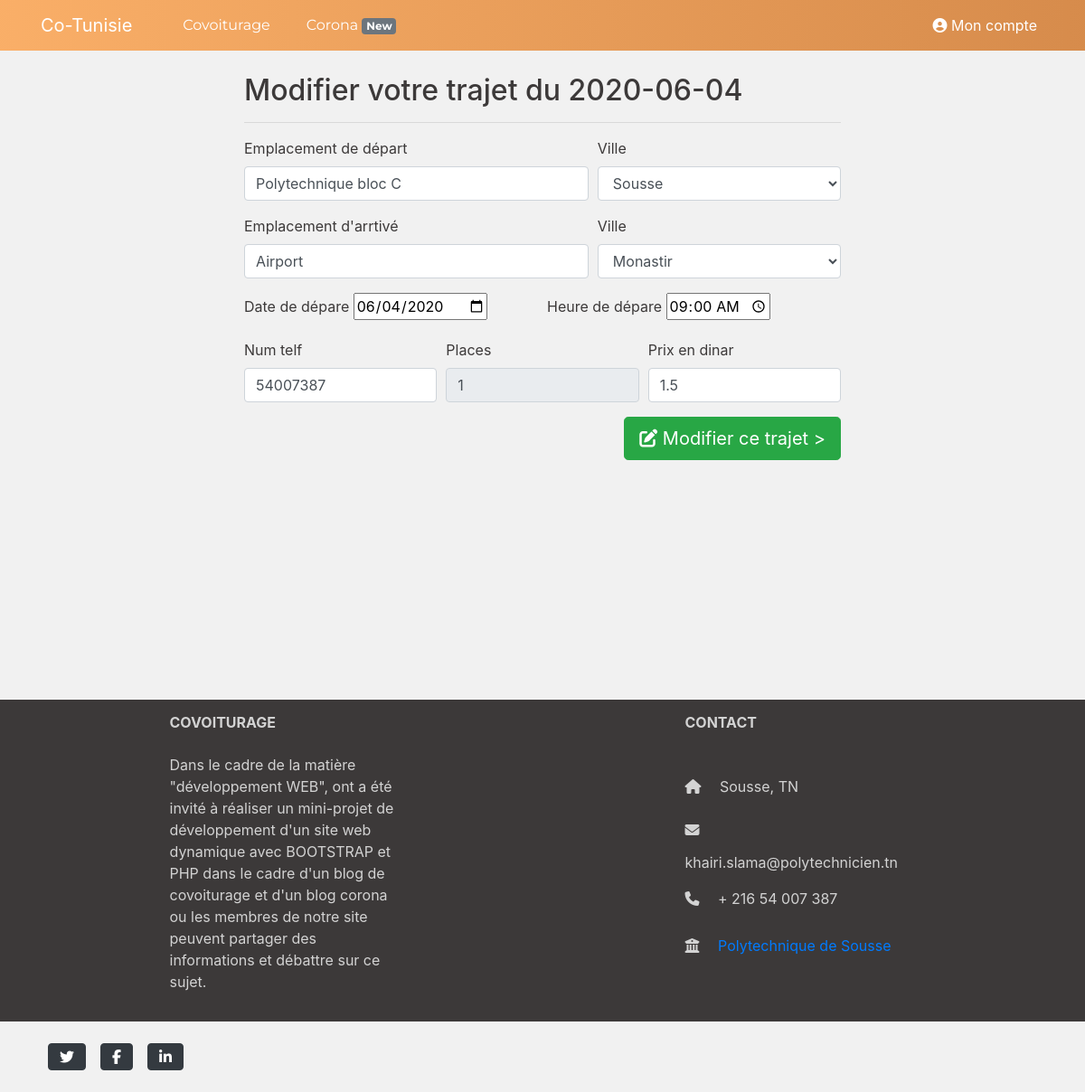
The app's page /edit_trajet.php?trajet=37 (signed in) with its own data.
### tables this page shows
CREATE TABLE `trajet` (
  `id_trajet` int(11) NOT NULL,
  `villeDep` varchar(255) NOT NULL,
  `empDep` varchar(255) NOT NULL,
  `villeArr` varchar(255) NOT NULL,
  `empArr` varchar(255) NOT NULL,
  `ddp` date NOT NULL,
  `tdp` time NOT NULL,
  `num` int(11) NOT NULL,
  `place` int(11) NOT NULL DEFAULT 1,
  `prix` float NOT NULL,
  `id_user` int(11) NOT NULL
);

### edit_trajet.php (the view, shortened to what this page needs)
<?php include("partials/header.php");
if (ISSET($_SESSION['id'])){
    include("Server/Config.php");
    $id_user = $_SESSION['id'];
    $id_trajet = $_GET['trajet'];
    $trajet = mysqli_query($c, "select * from trajet where id_trajet=$id_trajet");
    if (mysqli_num_rows($trajet)== 0) {
        echo "<h1 class=\"text-center\">Il n'ya rien a afficher ici </h1>";
    }else {
        $l = mysqli_fetch_array($trajet);
        if ($id_user != $l[10]) {
            echo "Erreur! vous ne pouvez pas modifier ce trajet";
        } else {
            ?>
            <div style="width: 55%;margin: 25px auto;">
                <h2>Modifier votre trajet du <?= $l[5] ?></h2>
                <hr>
                <form action="" method="POST">
                    <div class="form-row">
                        <div class="form-group col-md-7">
                            <label for="inputCity">Emplacement de départ</label>
                            <input value="<?= $l[2] ?>" type="text" class="form-control" id="inputCity" name="empDep"
                                   required>
                        </div>
                        <div class="form-group col-md-5">
                            <label for="inputState">Ville</label>
                            <select id="inputState" class="form-control" name="villeDep" required>
                                <?php
                                $villes = mysqli_query($c, "select * from villes");
                                while ($v = mysqli_fetch_array($villes)) {
                                    if ($v[1] == $l[1]) {
                                        echo "<option selected>" . $v[1] . "</option>";
                                    } else {
                                        echo "<option>" . $v[1] . "</option>";
                                    }
                                }
                                ?>
                            </select>
                        </div>
                    </div>
                    <div class="form-row">
                        <div class="form-group col-md-7">
                            <label for="inputCity">Emplacement d'arrtivé</label>
                            <input value="<?= $l[4] ?>" type="text" class="form-control" id="inputCity" name="empArr"
                                   required>
                        </div>
                        <div class="form-group col-md-5">
                            <label for="inputState">Ville</label>
                            <select id="inputState" class="form-control" name="villeArr" required>
                                <?php
                                $villes = mysqli_query($c, "select * from villes");
                                while ($v = mysqli_fetch_array($villes)) {
                                    if ($v[1] == $l[3]) {
                                        echo "<option selected>" . $v[1] . "</option>";
                                    } else {
                                        echo "<option>" . $v[1] . "</option>";
                                    }
                                }
                                ?>
                            </select>
                        </div>
                    </div>
                    <div class="form-row">
                        <div class="form-group col-6">
                            <label for="dateDep">Date de dépare</label>
                            <input value="<?= $l[5] ?>" type="date" name="ddp" id="dateDep" required>
                        </div>
                        <div class="form-group col-6">
                            <label for="timeDep">Heure de dépare</label>
                            <input value="<?= $l[6] ?>" type="time" name="tdp" id="timeDep"
                                   placeholder="temps de départ"
                                   required>
                        </div>
                    </div>
                    <div class="form-row">
                        <div class="form-group col-4">
                            <label for="numtel">Num telf</label>
                            <input value="<?= $l[7] ?>" type="number" class="form-control" id="numtel" name="num"
                                   required>
                        </div>
                        <div class="form-group col-4">
                            <label for="places">Places</label>
                            <input value="1" type="number" class="form-control" id="places" name="place"
                                   required disabled>
                        </div>
                        <div class="form-group col-4">
                            <label for="prix">Prix en dinar</label>
                            <input value="<?= $l[9] ?>" type="number" class="form-control" id="prix" name="prix"
                                   required>
                        </div>
                    </div>
                    <button name="submit" class="btn btn-success btn-lg float-right"><i class="fas fa-edit"></i>
                        Modifier ce
                        trajet >
                    </button>
                </form>
            </div>
            <?php
        }
    }
}else {
    header("location:login.php");
}
include("partials/footer.php"); ?>

### assets/css/main.css (style rules this page uses)
body { padding-top: 56px; color: #3c3939; background-color: #f1f1f1; }

### records on screen
trajet: ddp "2020-06-04", empDep "Polytechnique bloc C", empArr "Airport", ddp "06/04/2020", tdp "09:00:00", num "54007387", prix "1.5"

### other values on screen
form field villeDep "Sousse"
form field villeArr "Monastir"
